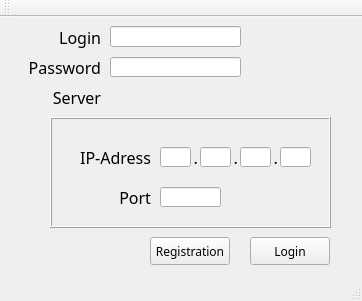
<?xml version="1.0" encoding="UTF-8"?>
<ui version="4.0">
 <class>LoginPlatform</class>
 <widget class="QMainWindow" name="LoginPlatform">
  <property name="geometry">
   <rect>
    <x>0</x>
    <y>0</y>
    <width>362</width>
    <height>301</height>
   </rect>
  </property>
  <property name="windowTitle">
   <string>LoginPlatform</string>
  </property>
  <widget class="QWidget" name="centralWidget">
   <widget class="QLabel" name="LoginLbl">
    <property name="geometry">
     <rect>
      <x>10</x>
      <y>0</y>
      <width>91</width>
      <height>41</height>
     </rect>
    </property>
    <property name="font">
     <font>
      <family>Microsoft YaHei UI Light</family>
      <pointsize>12</pointsize>
     </font>
    </property>
    <property name="text">
     <string>Login</string>
    </property>
    <property name="alignment">
     <set>Qt::AlignRight|Qt::AlignTrailing|Qt::AlignVCenter</set>
    </property>
    <property name="wordWrap">
     <bool>true</bool>
    </property>
   </widget>
   <widget class="QLabel" name="passLbl">
    <property name="geometry">
     <rect>
      <x>10</x>
      <y>30</y>
      <width>91</width>
      <height>41</height>
     </rect>
    </property>
    <property name="font">
     <font>
      <family>Microsoft YaHei UI Light</family>
      <pointsize>12</pointsize>
     </font>
    </property>
    <property name="text">
     <string>Password</string>
    </property>
    <property name="alignment">
     <set>Qt::AlignRight|Qt::AlignTrailing|Qt::AlignVCenter</set>
    </property>
    <property name="wordWrap">
     <bool>true</bool>
    </property>
   </widget>
   <widget class="QLineEdit" name="LogEdit">
    <property name="geometry">
     <rect>
      <x>110</x>
      <y>9</y>
      <width>131</width>
      <height>21</height>
     </rect>
    </property>
    <property name="font">
     <font>
      <family>Microsoft YaHei UI Light</family>
      <pointsize>10</pointsize>
     </font>
    </property>
    <property name="maxLength">
     <number>30</number>
    </property>
   </widget>
   <widget class="QLineEdit" name="passEdit">
    <property name="geometry">
     <rect>
      <x>110</x>
      <y>40</y>
      <width>131</width>
      <height>20</height>
     </rect>
    </property>
    <property name="font">
     <font>
      <family>Microsoft YaHei UI Light</family>
      <pointsize>10</pointsize>
     </font>
    </property>
    <property name="maxLength">
     <number>26</number>
    </property>
    <property name="echoMode">
     <enum>QLineEdit::Password</enum>
    </property>
   </widget>
   <widget class="QPushButton" name="LogBtn">
    <property name="geometry">
     <rect>
      <x>250</x>
      <y>220</y>
      <width>80</width>
      <height>28</height>
     </rect>
    </property>
    <property name="font">
     <font>
      <family>Microsoft YaHei UI Light</family>
      <pointsize>9</pointsize>
     </font>
    </property>
    <property name="text">
     <string>Login</string>
    </property>
   </widget>
   <widget class="QPushButton" name="RegBtn">
    <property name="geometry">
     <rect>
      <x>150</x>
      <y>220</y>
      <width>80</width>
      <height>28</height>
     </rect>
    </property>
    <property name="font">
     <font>
      <family>Microsoft YaHei UI Light</family>
      <pointsize>9</pointsize>
     </font>
    </property>
    <property name="text">
     <string>Registration</string>
    </property>
   </widget>
   <widget class="QLabel" name="servLbl">
    <property name="geometry">
     <rect>
      <x>10</x>
      <y>60</y>
      <width>91</width>
      <height>41</height>
     </rect>
    </property>
    <property name="font">
     <font>
      <family>Microsoft YaHei UI Light</family>
      <pointsize>12</pointsize>
     </font>
    </property>
    <property name="text">
     <string>Server</string>
    </property>
    <property name="alignment">
     <set>Qt::AlignRight|Qt::AlignTrailing|Qt::AlignVCenter</set>
    </property>
    <property name="wordWrap">
     <bool>true</bool>
    </property>
   </widget>
   <widget class="QFrame" name="frame">
    <property name="geometry">
     <rect>
      <x>50</x>
      <y>100</y>
      <width>281</width>
      <height>111</height>
     </rect>
    </property>
    <property name="frameShape">
     <enum>QFrame::Box</enum>
    </property>
    <property name="frameShadow">
     <enum>QFrame::Raised</enum>
    </property>
    <widget class="QLabel" name="IP_lbl">
     <property name="geometry">
      <rect>
       <x>10</x>
       <y>20</y>
       <width>91</width>
       <height>41</height>
      </rect>
     </property>
     <property name="font">
      <font>
       <family>Microsoft YaHei UI Light</family>
       <pointsize>12</pointsize>
      </font>
     </property>
     <property name="text">
      <string>IP-Adress</string>
     </property>
     <property name="alignment">
      <set>Qt::AlignRight|Qt::AlignTrailing|Qt::AlignVCenter</set>
     </property>
     <property name="wordWrap">
      <bool>true</bool>
     </property>
    </widget>
    <widget class="QLabel" name="port_lbl">
     <property name="geometry">
      <rect>
       <x>10</x>
       <y>60</y>
       <width>91</width>
       <height>41</height>
      </rect>
     </property>
     <property name="font">
      <font>
       <family>Microsoft YaHei UI Light</family>
       <pointsize>12</pointsize>
      </font>
     </property>
     <property name="text">
      <string>Port</string>
     </property>
     <property name="alignment">
      <set>Qt::AlignRight|Qt::AlignTrailing|Qt::AlignVCenter</set>
     </property>
     <property name="wordWrap">
      <bool>true</bool>
     </property>
    </widget>
    <widget class="QLineEdit" name="ip_1st">
     <property name="geometry">
      <rect>
       <x>110</x>
       <y>30</y>
       <width>31</width>
       <height>20</height>
      </rect>
     </property>
     <property name="font">
      <font>
       <family>Microsoft YaHei UI Light</family>
       <pointsize>10</pointsize>
      </font>
     </property>
     <property name="maxLength">
      <number>3</number>
     </property>
     <property name="echoMode">
      <enum>QLineEdit::Normal</enum>
     </property>
    </widget>
    <widget class="QLineEdit" name="ip_2nd">
     <property name="geometry">
      <rect>
       <x>150</x>
       <y>30</y>
       <width>31</width>
       <height>20</height>
      </rect>
     </property>
     <property name="font">
      <font>
       <family>Microsoft YaHei UI Light</family>
       <pointsize>10</pointsize>
      </font>
     </property>
     <property name="maxLength">
      <number>3</number>
     </property>
     <property name="echoMode">
      <enum>QLineEdit::Normal</enum>
     </property>
    </widget>
    <widget class="QLineEdit" name="ip_3rd">
     <property name="geometry">
      <rect>
       <x>190</x>
       <y>30</y>
       <width>31</width>
       <height>20</height>
      </rect>
     </property>
     <property name="font">
      <font>
       <family>Microsoft YaHei UI Light</family>
       <pointsize>10</pointsize>
      </font>
     </property>
     <property name="maxLength">
      <number>3</number>
     </property>
     <property name="echoMode">
      <enum>QLineEdit::Normal</enum>
     </property>
    </widget>
    <widget class="QLineEdit" name="ip_4th">
     <property name="geometry">
      <rect>
       <x>230</x>
       <y>30</y>
       <width>31</width>
       <height>20</height>
      </rect>
     </property>
     <property name="font">
      <font>
       <family>Microsoft YaHei UI Light</family>
       <pointsize>10</pointsize>
      </font>
     </property>
     <property name="maxLength">
      <number>3</number>
     </property>
     <property name="echoMode">
      <enum>QLineEdit::Normal</enum>
     </property>
    </widget>
    <widget class="QLineEdit" name="passEdit_6">
     <property name="geometry">
      <rect>
       <x>110</x>
       <y>70</y>
       <width>61</width>
       <height>20</height>
      </rect>
     </property>
     <property name="font">
      <font>
       <family>Microsoft YaHei UI Light</family>
       <pointsize>10</pointsize>
      </font>
     </property>
     <property name="maxLength">
      <number>5</number>
     </property>
     <property name="echoMode">
      <enum>QLineEdit::Normal</enum>
     </property>
    </widget>
    <widget class="QLabel" name="dot1">
     <property name="geometry">
      <rect>
       <x>132</x>
       <y>20</y>
       <width>16</width>
       <height>41</height>
      </rect>
     </property>
     <property name="font">
      <font>
       <family>Microsoft YaHei UI Light</family>
       <pointsize>12</pointsize>
      </font>
     </property>
     <property name="text">
      <string>.</string>
     </property>
     <property name="alignment">
      <set>Qt::AlignRight|Qt::AlignTrailing|Qt::AlignVCenter</set>
     </property>
     <property name="wordWrap">
      <bool>true</bool>
     </property>
    </widget>
    <widget class="QLabel" name="dot2">
     <property name="geometry">
      <rect>
       <x>172</x>
       <y>20</y>
       <width>16</width>
       <height>41</height>
      </rect>
     </property>
     <property name="font">
      <font>
       <family>Microsoft YaHei UI Light</family>
       <pointsize>12</pointsize>
      </font>
     </property>
     <property name="text">
      <string>.</string>
     </property>
     <property name="alignment">
      <set>Qt::AlignRight|Qt::AlignTrailing|Qt::AlignVCenter</set>
     </property>
     <property name="wordWrap">
      <bool>true</bool>
     </property>
    </widget>
    <widget class="QLabel" name="dot3">
     <property name="geometry">
      <rect>
       <x>212</x>
       <y>20</y>
       <width>16</width>
       <height>41</height>
      </rect>
     </property>
     <property name="font">
      <font>
       <family>Microsoft YaHei UI Light</family>
       <pointsize>12</pointsize>
      </font>
     </property>
     <property name="text">
      <string>.</string>
     </property>
     <property name="alignment">
      <set>Qt::AlignRight|Qt::AlignTrailing|Qt::AlignVCenter</set>
     </property>
     <property name="wordWrap">
      <bool>true</bool>
     </property>
    </widget>
   </widget>
  </widget>
  <widget class="QToolBar" name="mainToolBar">
   <attribute name="toolBarArea">
    <enum>TopToolBarArea</enum>
   </attribute>
   <attribute name="toolBarBreak">
    <bool>false</bool>
   </attribute>
  </widget>
  <widget class="QStatusBar" name="statusBar"/>
 </widget>
 <layoutdefault spacing="6" margin="11"/>
 <resources/>
 <connections/>
</ui>
